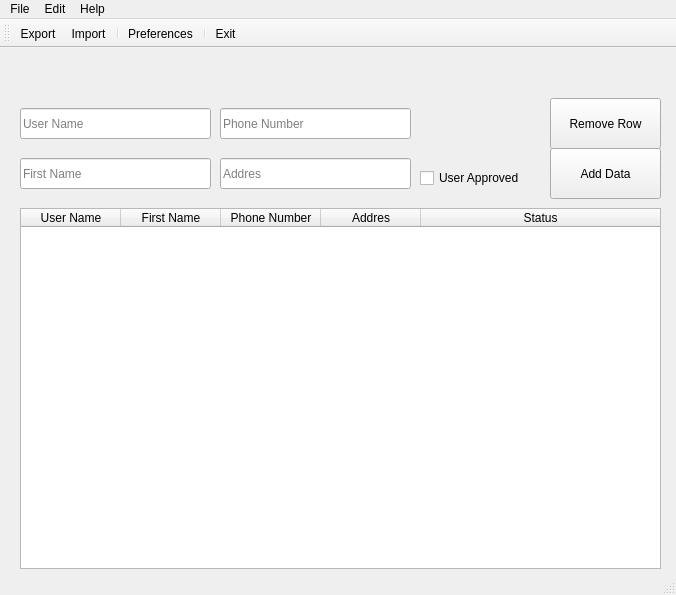
<?xml version="1.0" encoding="UTF-8"?>
<ui version="4.0">
 <class>mainwindow</class>
 <widget class="QMainWindow" name="mainwindow">
  <property name="geometry">
   <rect>
    <x>0</x>
    <y>0</y>
    <width>676</width>
    <height>595</height>
   </rect>
  </property>
  <property name="windowTitle">
   <string>PyDataman 0.1</string>
  </property>
  <widget class="QWidget" name="centralwidget">
   <widget class="QLineEdit" name="userName">
    <property name="geometry">
     <rect>
      <x>20</x>
      <y>60</y>
      <width>191</width>
      <height>31</height>
     </rect>
    </property>
    <property name="placeholderText">
     <string>User Name</string>
    </property>
   </widget>
   <widget class="QLineEdit" name="phoneNumber">
    <property name="geometry">
     <rect>
      <x>220</x>
      <y>60</y>
      <width>191</width>
      <height>31</height>
     </rect>
    </property>
    <property name="placeholderText">
     <string>Phone Number</string>
    </property>
   </widget>
   <widget class="QLineEdit" name="firstName">
    <property name="geometry">
     <rect>
      <x>20</x>
      <y>110</y>
      <width>191</width>
      <height>31</height>
     </rect>
    </property>
    <property name="placeholderText">
     <string>First Name</string>
    </property>
   </widget>
   <widget class="QLineEdit" name="addres">
    <property name="geometry">
     <rect>
      <x>220</x>
      <y>110</y>
      <width>191</width>
      <height>31</height>
     </rect>
    </property>
    <property name="placeholderText">
     <string>Addres</string>
    </property>
   </widget>
   <widget class="QTableWidget" name="mainTable">
    <property name="geometry">
     <rect>
      <x>20</x>
      <y>160</y>
      <width>641</width>
      <height>361</height>
     </rect>
    </property>
    <attribute name="horizontalHeaderStretchLastSection">
     <bool>true</bool>
    </attribute>
    <column>
     <property name="text">
      <string>User Name</string>
     </property>
    </column>
    <column>
     <property name="text">
      <string>First Name</string>
     </property>
    </column>
    <column>
     <property name="text">
      <string>Phone Number</string>
     </property>
    </column>
    <column>
     <property name="text">
      <string>Addres</string>
     </property>
    </column>
    <column>
     <property name="text">
      <string>Status</string>
     </property>
    </column>
   </widget>
   <widget class="QCheckBox" name="approved">
    <property name="geometry">
     <rect>
      <x>420</x>
      <y>120</y>
      <width>121</width>
      <height>20</height>
     </rect>
    </property>
    <property name="text">
     <string>User Approved</string>
    </property>
   </widget>
   <widget class="QPushButton" name="addData">
    <property name="geometry">
     <rect>
      <x>550</x>
      <y>100</y>
      <width>111</width>
      <height>51</height>
     </rect>
    </property>
    <property name="text">
     <string>Add Data</string>
    </property>
   </widget>
   <widget class="QPushButton" name="removeRow">
    <property name="geometry">
     <rect>
      <x>550</x>
      <y>50</y>
      <width>111</width>
      <height>51</height>
     </rect>
    </property>
    <property name="text">
     <string>Remove Row</string>
    </property>
   </widget>
  </widget>
  <widget class="QMenuBar" name="mainMenubar">
   <property name="geometry">
    <rect>
     <x>0</x>
     <y>0</y>
     <width>676</width>
     <height>22</height>
    </rect>
   </property>
   <property name="sizePolicy">
    <sizepolicy hsizetype="Expanding" vsizetype="Expanding">
     <horstretch>0</horstretch>
     <verstretch>0</verstretch>
    </sizepolicy>
   </property>
   <property name="autoFillBackground">
    <bool>true</bool>
   </property>
   <property name="defaultUp">
    <bool>false</bool>
   </property>
   <property name="nativeMenuBar">
    <bool>false</bool>
   </property>
   <widget class="QMenu" name="menuFile">
    <property name="title">
     <string>File</string>
    </property>
    <addaction name="actionExport"/>
    <addaction name="actionImport"/>
    <addaction name="separator"/>
    <addaction name="actionExit"/>
   </widget>
   <widget class="QMenu" name="menuEdit">
    <property name="title">
     <string>Edit</string>
    </property>
    <addaction name="actionPreferences"/>
   </widget>
   <widget class="QMenu" name="menuHelp">
    <property name="title">
     <string>Help</string>
    </property>
    <addaction name="actionAbout"/>
   </widget>
   <addaction name="menuFile"/>
   <addaction name="menuEdit"/>
   <addaction name="menuHelp"/>
  </widget>
  <widget class="QStatusBar" name="mainStatusbar"/>
  <widget class="QToolBar" name="mainToolBar">
   <property name="windowTitle">
    <string>toolBar</string>
   </property>
   <attribute name="toolBarArea">
    <enum>TopToolBarArea</enum>
   </attribute>
   <attribute name="toolBarBreak">
    <bool>false</bool>
   </attribute>
   <addaction name="actionExport"/>
   <addaction name="actionImport"/>
   <addaction name="separator"/>
   <addaction name="actionPreferences"/>
   <addaction name="separator"/>
   <addaction name="actionExit"/>
  </widget>
  <action name="actionExport">
   <property name="text">
    <string>Export</string>
   </property>
  </action>
  <action name="actionImport">
   <property name="text">
    <string>Import</string>
   </property>
  </action>
  <action name="actionExit">
   <property name="text">
    <string>Exit</string>
   </property>
  </action>
  <action name="actionPreferences">
   <property name="text">
    <string>Preferences</string>
   </property>
  </action>
  <action name="actionAbout">
   <property name="text">
    <string>About</string>
   </property>
  </action>
 </widget>
 <resources/>
 <connections/>
</ui>
